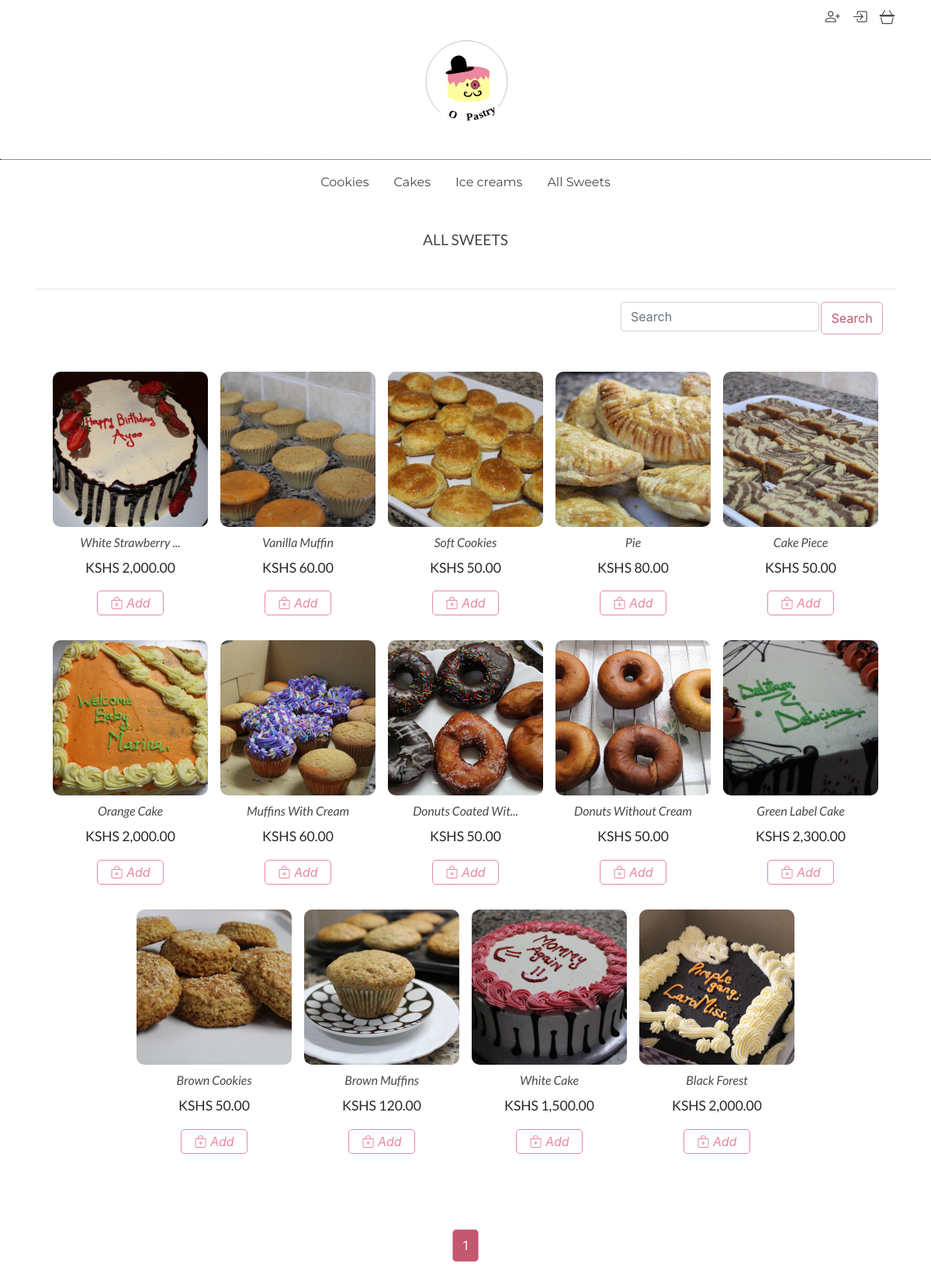
The page /store/ on the database as committed earlier.
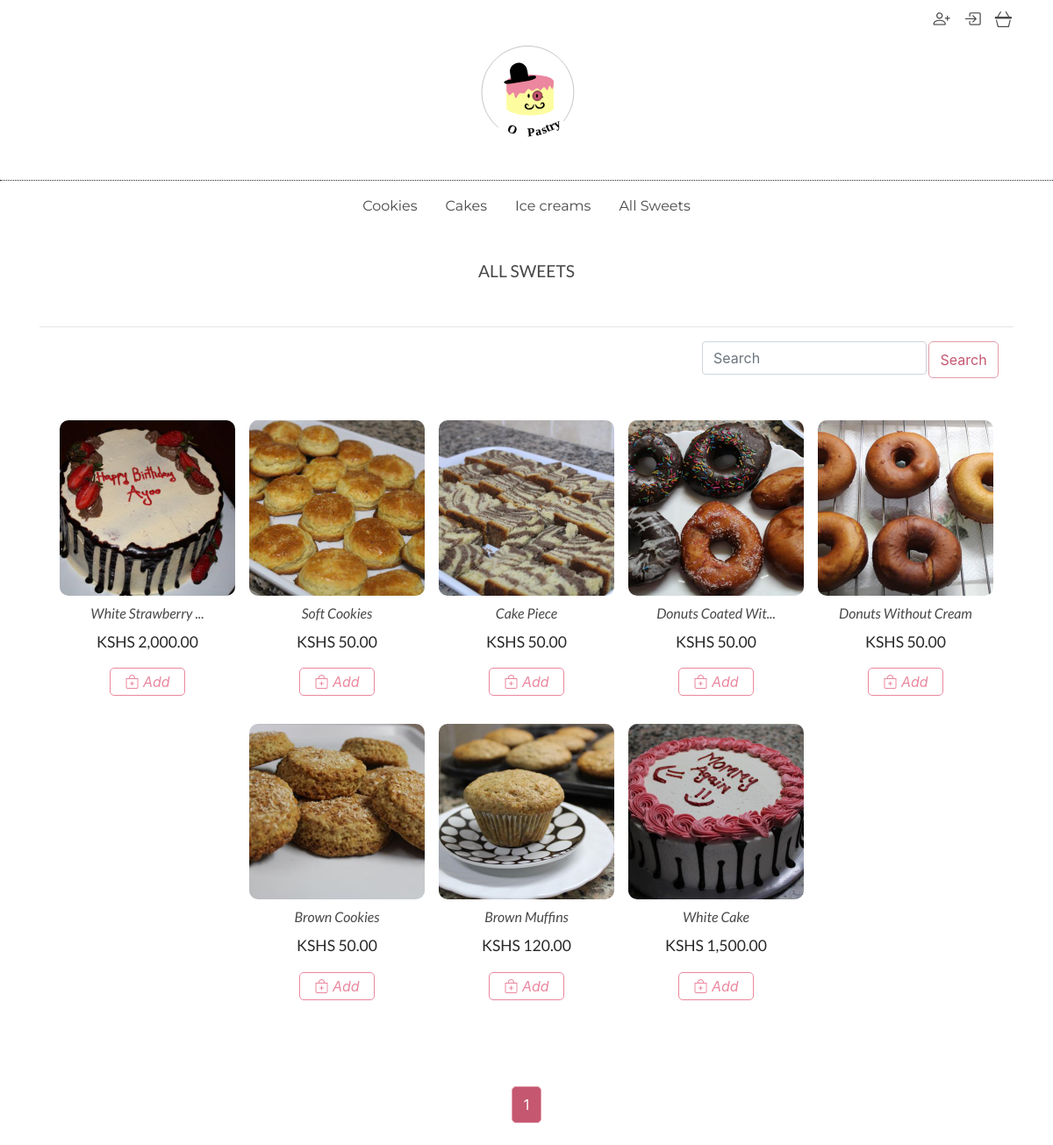
The same page on the database as committed later.
### seller/models.py (models this page shows, shortened)
class Item(models.Model):
    class Category:
        COOKIES = 'CO'
        CAKES = 'CA'
        ICE_CREAMS = 'I'
        ALL = 'ALL'
    CATEGORIES_CHOICES = [
        (Category.COOKIES, 'Cookies'),
        (Category.CAKES, 'Cakes'),
        (Category.ICE_CREAMS, 'Ice creams'),
        (Category.ALL, 'All Sweets'),
    ]
    SHORT_CATEGORY_TO_NAME = dict(CATEGORIES_CHOICES)
    title = models.CharField(max_length=50)
    price = models.FloatField("Price in KSHS", default="0.00", validators=[
                              MinValueValidator(0.0)])
    description = models.TextField(max_length=100, null=True, blank=True)
    category = models.CharField(
        max_length=3,
        choices=CATEGORIES_CHOICES,
        default=Category.ALL,
    )
    image = models.ImageField(upload_to='product_pics')
    date_posted = models.DateTimeField(default=timezone.now)
    quantity = models.IntegerField(default=0, validators=[
        MinValueValidator(0.0)])
    def __init__(self, *args, **kwargs):
        super().__init__(*args, **kwargs)
        self.assign_shorter_title()
        self.assign_category_full_name()
    def assign_shorter_title(self):
        if len(self.title) > 20:
            self.short_title = self.title[:17] + "..."
        else:
            self.short_title = self.title
    def assign_category_full_name(self):
        self.long_category = self.SHORT_CATEGORY_TO_NAME[self.category]

### store/views.py (the view, shortened to what this page needs)
# urls.py: path('store/', store_views.store, name="store"),
def store(request):
    form = BasketItemForm(1)
    context = _available_items_and_category_context(request)
    context['form'] = form
    context['all_categories'] = Item.CATEGORIES_CHOICES
    return render(request, 'store/store.html', context)

### store/forms.py (shortened to what this page needs)
class BasketItemForm(forms.ModelForm):
    class Meta:
        model = BasketItem
        fields = ['quantity']
    def __init__(self, max_quantity, *args, **kwargs):
        super().__init__(*args, **kwargs)
        self.max_quantity = max_quantity
        self.fields['quantity'].label = ""
        self.fields['quantity'].validators = [MinValueValidator(1)]
        self.fields['quantity'].widget.attrs['value'] = 1
        self.fields['quantity'].widget.attrs['min'] = 1
        self.fields['quantity'].widget.attrs['max'] = max_quantity

### seller/utils.py (called while the page is built, shortened)
def active_navbar_context_processor(request):
    context = {}
    if not request.user.is_staff:
        return context

### sir_cake/utils.py (called while the page is built)
def pagination(request, item_list, number_items_displayed):
    paginator = Paginator(item_list, number_items_displayed)
    page_number = request.GET.get('page')
    return paginator.get_page(page_number)

### store/utils.py (called while the page is built)
def anonymous_user_with_saved_session(request):
    return AnonymousUser.objects.get(session_id=request.session.session_key)

def user_has_items_in_basket_context_processor(request):
    return {'user_has_items_in_basket':
            get_preorder_or_none(request) is not None}

### store/templates/store/store.html (shortened to what this page needs)
{% extends 'users/base-user.html' %}
{% load humanize %}
{% block content %}
<form action="" method="get">
    <ul class="nav justify-content-center">
        {% for cat in all_categories%}
        <li class="nav-item mt-3">
            <a class="nav-item-text" href="{% url 'store' %}?category={{cat.0}}">{{cat.1}}</a>
        </li>
        {% endfor %}
    </ul>
</form>
<div class="container">
    <div class="category-title-container">{{category|upper}}</div>
    <hr>
    <div class="container mt-2 mb-2">
        <div class="row justify-content-md-end">
            <div class="col col-lg-4 ">
                {% include 'sir_cake/search-field.html'%}
            </div>
        </div>
    </div>
</div>
<div class="container products-grid mt-5">
    {% if items %}
    {% for item in items %}
    <div class="mb-3">
        <a href="{% url 'store_item_detail' item.pk %}" class="non-link a-hover">
            <img src="{{item.image.url}}" class="rounded-image" height="200px"></img>
            <p class="product-title-store">{{item.short_title|title}}</p>
            <p class="product-price-store">KSHS {{item.price | floatformat:2 | intcomma}}</p>
        </a>
        <form method="post">
            <button type="submit" class="shopping-bag-button mt-2" value="{{item.pk}}" name="item_pk">
                <i class="bi bi-bag-plus"> Add</i>
            </button>
        </form>
    </div>
    {% endfor %}
    {% else %}
    No items
    {% endif %}
</div>
{% include 'sir_cake/paginator.html'%}
{% endblock content %}

Rows that differ between the two databases and show on the page:
no longer on this page (row unchanged): Item: image (picture), short_title "Vanilla Muffin", price "60.00", {{ item.pk }} 13 (drawn)
no longer on this page (row edited): Item: image (picture), short_title "Pie", price "80.00", {{ item.pk }} 11 (drawn)
no longer on this page (row edited): Item: image (picture), short_title "Orange Cake", price "2,000.00", {{ item.pk }} 9 (drawn)
no longer on this page (row edited): Item: image (picture), short_title "Muffins With Cream", price "60.00", {{ item.pk }} 8 (drawn)
no longer on this page (row edited): Item: image (picture), short_title "Green Label Cake", price "2,300.00", {{ item.pk }} 5 (drawn)
no longer on this page (row edited): Item: image (picture), short_title "Black Forest", price "2,000.00", {{ item.pk }} 1 (drawn)
